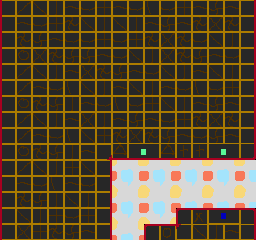

Tiled map render using the project's own tile images. Description and the whole map definition, tile-layer contents included, below:
An orthogonal 16x15 tile map with 16x16 px tiles, 2 tile layers (back, front) and 3 objects (Lift).

<map version="1.0" orientation="orthogonal" width="16" height="15" tilewidth="16" tileheight="16">
 <tileset firstgid="1" name="tiles1" tilewidth="16" tileheight="16">
  <image source="../tiles0.gif" trans="ff00ff" width="256" height="256" />
 </tileset>
 <layer name="back" width="16" height="15">
  <data encoding="csv">
129,130,129,130,129,130,129,130,129,130,129,130,129,130,129,130,
145,146,145,146,145,146,145,146,145,146,145,146,145,146,145,146,
129,130,129,130,129,130,129,130,129,130,129,130,129,130,129,130,
145,146,145,146,145,146,145,146,145,146,145,146,145,146,145,146,
129,130,129,130,129,130,129,130,129,130,129,130,129,130,129,130,
145,146,145,146,145,146,145,146,145,146,145,146,145,146,145,146,
129,130,129,130,129,130,129,130,129,130,129,130,129,130,129,130,
145,146,145,146,145,146,145,146,145,146,145,146,145,146,145,146,
129,130,129,130,129,130,129,130,129,130,129,130,129,130,129,130,
145,146,145,146,145,146,145,146,145,146,145,146,145,146,145,146,
129,130,129,130,129,130,129,130,129,130,129,130,129,130,129,130,
145,146,145,146,145,146,145,146,145,146,145,146,145,146,145,146,
129,130,129,130,129,130,129,130,129,130,129,130,129,130,129,130,
145,146,145,146,145,146,145,146,145,146,145,146,145,146,145,146,
129,130,129,130,129,130,129,130,129,130,129,130,129,130,129,130
</data>
 </layer>
 <layer name="front" width="16" height="15">
  <data encoding="csv">
97,98,99,100,101,102,116,101,102,103,102,116,101,118,101,104,
113,101,102,116,117,99,100,99,100,101,118,101,117,115,117,120,
97,117,118,101,102,102,116,102,116,117,115,117,102,99,100,104,
113,114,115,117,118,118,101,102,99,100,115,117,118,101,102,104,
97,98,99,100,101,115,117,118,101,102,99,100,101,99,100,120,
113,98,101,102,103,99,100,101,99,100,101,102,103,102,116,104,
97,114,117,118,100,101,102,103,102,116,99,100,101,118,101,104,
97,98,99,100,101,115,100,101,118,101,102,116,117,115,117,120,
113,98,101,102,103,99,116,117,115,117,118,101,102,118,101,104,
97,114,117,118,100,101,150,23,5,6,23,20,20,5,6,24,
113,98,99,100,116,99,104,0,0,0,0,0,0,0,0,0,
113,101,102,103,101,102,104,0,0,0,0,0,0,0,0,0,
97,117,118,100,99,100,104,0,0,0,0,0,0,0,0,0,
113,99,100,116,102,116,120,0,0,0,0,33,35,51,52,40,
97,115,116,117,118,101,120,0,0,33,34,133,99,100,101,104
</data>
 </layer>
 <objectgroup name="lines" width="16" height="15">
  <properties>
   <property name="map_tile" value="7" />
   <property name="type" value="[&quot;s&quot;,&quot;e&quot;]" />
  </properties>
  <object x="256" y="208">
   <polyline points="0,0 -80,0 -80,16 -112,16 -112,32" />
  </object>
  <object x="112" y="240">
   <polyline points="0,0 0,-80 144,-80 144,-208" />
  </object>
 </objectgroup>
 <objectgroup name="objects" width="16" height="15">
  <object name="Lift" gid="232" x="112" y="208" />
 </objectgroup>
</map>
